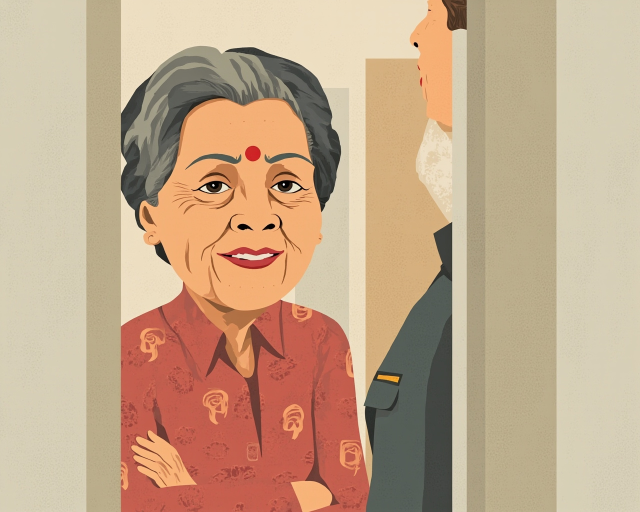
#> input picture hyperframes/media_src/characters/amma_door.jpg, 1280 x 1024 px (shown at 1/2 size)
$ python a01v3_cut.py ../../hyperframes/media_src/characters/amma_door.jpg ../../hyperframes/media_src/characters/amma_illus_0.jpg 1.0 ../../hyperframes/media_src/characters/amma_illus_0.jpg
#> lines starting #> are read from the running program, lines starting #| are printed output that depends on the picture
#!/usr/bin/env python3
"""A01 v3 sprite cut-outs: key a MiniMax sprite off its plain white background. Background = pixels close to the
border colour AND connected to the image border (so whites inside the object stay). Edge feathered; cropped to content.
Usage: uv run --with pillow --with numpy --with scipy python a01v3_cut.py in.jpeg out.png [thr=40] [cut_below_frac]"""
import sys
import numpy as np
from PIL import Image, ImageFilter
from scipy import ndimage as nd
src, out = sys.argv[1], sys.argv[2]; thr = float(sys.argv[3]) if len(sys.argv) > 3 else 40
im = np.asarray(Image.open(src).convert("RGB")).astype(np.float32)
H, W, _ = im.shape
#> H = 1024; W = 1280
border = np.concatenate([im[0], im[-1], im[:, 0], im[:, -1]])
bg = np.median(border, axis=0)
#> bg = [214, 206, 181]
dist = np.sqrt(((im - bg) ** 2).sum(-1))
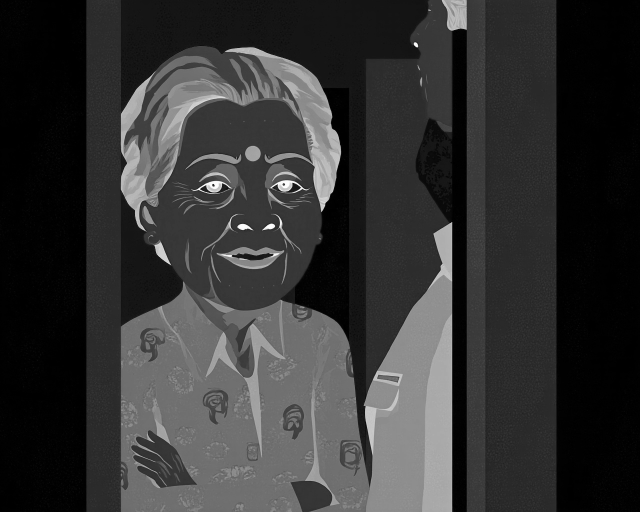
#> dist: shape (1024, 1280) float32 (shown at 1/2 size); min 1, max 347.8, mean 71.1; drawn with min black and max white
cand = dist < thr
#> cand: shape (1024, 1280) bool; every value is 0
lab, n = nd.label(cand)
#> lab: shape (1024, 1280) int32; every value is 0
#> n = 0
edge_labels = set(np.unique(np.concatenate([lab[0], lab[-1], lab[:, 0], lab[:, -1]]))) - {0}
#> edge_labels = 0 items
bgmask = np.isin(lab, list(edge_labels))
# close tiny holes in the object, then drop isolated specks of "object"
obj = ~bgmask
#> obj: shape (1024, 1280) bool; every value is 1
obj = nd.binary_opening(obj, iterations=1)
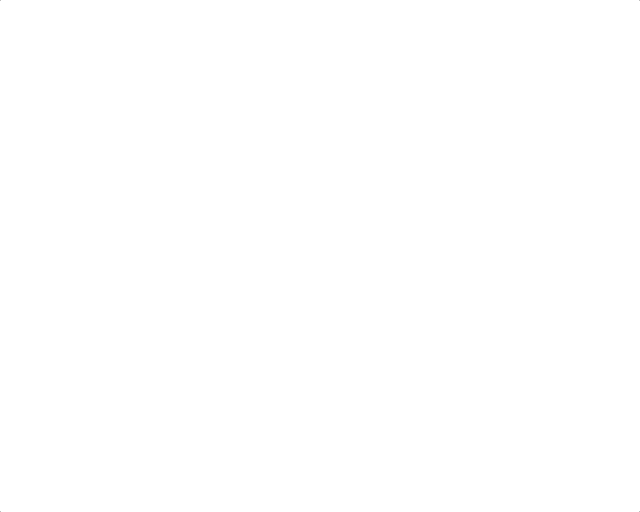
#> obj: shape (1024, 1280) bool (shown at 1/2 size); 100% white; black in thin lines or dots
lab2, n2 = nd.label(obj)
#> lab2: shape (1024, 1280) int32; values 0 (black) and 1 (white), 100% white; black in thin lines or dots
#> n2 = 1
if n2 > 1:
    sizes = nd.sum(obj, lab2, range(1, n2 + 1)); keep = 1 + int(np.argmax(sizes))
    big = [i + 1 for i, s in enumerate(sizes) if s > 0.02 * sizes.max()]
    obj = np.isin(lab2, big)
obj = nd.binary_fill_holes(obj) if "--fill" in sys.argv else obj
if "--largest" in sys.argv:
    lab3, n3 = nd.label(obj); sz = nd.sum(obj, lab3, range(1, n3 + 1)); obj = lab3 == (1 + int(np.argmax(sz)))
if len(sys.argv) > 4 and not sys.argv[4].startswith("--"):
#> (the run stopped early here; a loop or call above may not have finished)
